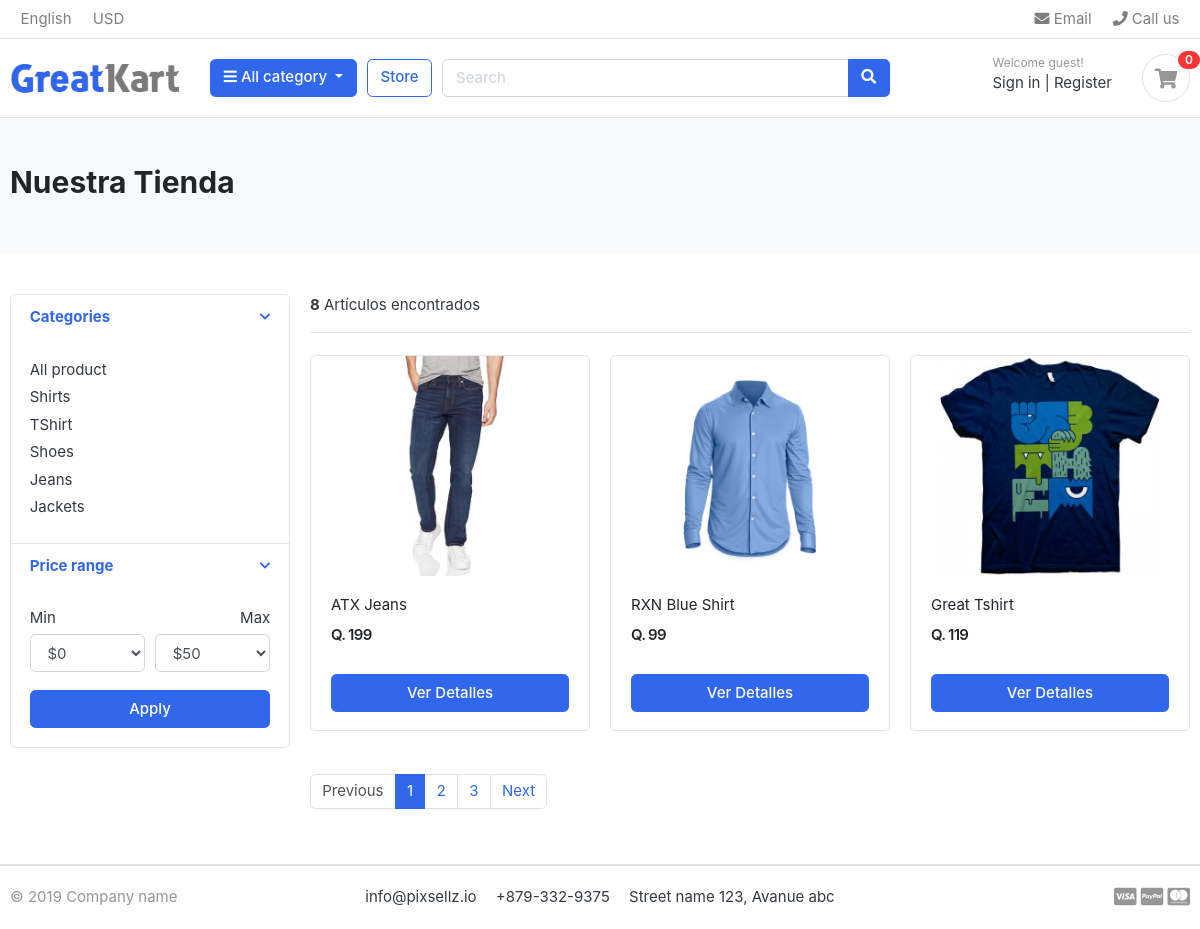
/store/, run on the app's committed database.
### category/models.py (models this page shows, shortened)
class Category(models.Model):
    category_name = models.CharField(max_length=50, unique=True)
    slug = models.SlugField(max_length=100, unique=True)
    description = models.TextField(max_length=255, blank=True)
    cat_image = models.ImageField(upload_to='photos/categories', blank=True)
    class Meta:
        verbose_name = 'category'
        verbose_name_plural = 'categories'
    def get_url(self):
        return reverse('products_by_category', args = [self.slug])

### store/models.py (models this page shows, shortened)
class Product(models.Model):
        product_name    = models.CharField(max_length=200, unique=True)
        slug            = models.SlugField(max_length=200, unique=True)
        description     = models.TextField(max_length=500, blank=True)
        price           = models.IntegerField()
        images          = models.ImageField(upload_to='photos/products')
        stock           = models.IntegerField()
        is_available    = models.BooleanField(default=True)
        category        = models.ForeignKey(Category, on_delete= models.CASCADE)
        created_date    = models.DateTimeField(auto_now_add=True)
        modified_date   = models.DateTimeField(auto_now=True)
        def get_url(self):
                return reverse('product_details', args=[self.category.slug, self.slug])

### store/views.py (the view)
# urls.py: path('store/',  include('store.urls')),
def store(request, category_slug=None):
    categories = None
    products = None
    if category_slug != None:
        categories = get_object_or_404(Category, slug=category_slug)
        products = Product.objects.filter(category=categories, is_available=True)
        paginator = Paginator(products, 1)
        page = request.GET.get('page')
        paged_products = paginator.get_page(page)
        product_count = products.count()
        product_count = products.count()
    else:
        products = Product.objects.all().filter(is_available=True).order_by('id')
        paginator = Paginator(products, 3)
        page = request.GET.get('page')
        paged_products = paginator.get_page(page)
        product_count = products.count()
    context = {
        'products': paged_products,
        'product_count': product_count,
    }
    return render(request, 'store/store.html', context)

### carts/context_processors.py (called while the page is built)
def counter(request):
    cart_count = 0
    if 'admin' in request.path:
        return {}
    else:
        try:
            cart = Cart.objects.filter(cart_id=_cart_id(request))
            cart_items = CartItem.objects.all().filter(cart=cart[:1])
            for cart_item in cart_items:
                cart_count += cart_item.quantity
        except Cart.DoesNotExist:
            cart_count = 0
    return dict(cart_count=cart_count)

### carts/views.py (called while the page is built)
def _cart_id(request):
    cart = request.session.session_key
    if not cart:
        cart = request.session.create()
    return cart

### category/context_processors.py (called while the page is built)
def menu_links(request):
        links = Category.objects.all()
        return dict(links=links)

### templates/store/store.html (shortened to what this page needs)
{% extends 'base.html' %}
{% load static %}
{% block content %}
<section class="section-pagetop bg">
    <div class="container">
        {%  if 'search' in request.path %}
            <h2 class="title-page">Resultado de la búsqueda</h2>
        {% else %}
            <h2 class="title-page">Nuestra Tienda</h2>
        {% endif %}
    </div>
    </section>
<section class="section-content padding-y">
    <div class="container">
    <div class="row">
        <aside class="col-md-3">
    <div class="card">
        <article class="filter-group">
            <header class="card-header">
                <a href="#" data-toggle="collapse" data-target="#collapse_1" aria-expanded="true" class="">
                    <i class="icon-control fa fa-chevron-down"></i>
                    <h6 class="title">Categories</h6>
                </a>
            </header>
            <div class="filter-content collapse show" id="collapse_1">
                <div class="card-body">
                    <ul class="list-menu">
                        <li><a href="{%url 'store' %}">All product</a></li>
                    {%for category in links%}
                        <li><a href="{{category.get_url}}">{{category.category_name}}</a></li>
                    {%endfor%}
                    </ul>
                </div>
            </div>
        </article>
        <article class="filter-group">
            <header class="card-header">
                <a href="#" data-toggle="collapse" data-target="#collapse_3" aria-expanded="true" class="">
                    <i class="icon-control fa fa-chevron-down"></i>
                    <h6 class="title">Price range </h6>
                </a>
            </header>
            <div class="filter-content collapse show" id="collapse_3">
                <div class="card-body">
                    <div class="form-row">
                    <div class="form-group col-md-6">
                      <label>Min</label>
                          <select class="mr-2 form-control">
                            <option value="0">$0</option>
                        </select>
                    </div>
                    <div class="form-group text-right col-md-6">
                      <label>Max</label>
                          <select class="mr-2 form-control">
                            <option value="50">$50</option>
                        </select>
                    </div>
                    </div>
                    <button class="btn btn-block btn-primary">Apply</button>
                </div>
            </div>
        </article>
    </div>
        </aside>
        <main class="col-md-9">
    <header class="border-bottom mb-4 pb-3">
            <div class="form-inline">
                <span class="mr-md-auto"><b>{{ product_count }}</b> Artículos encontrados </span>
            </div>
    </header>
    <div class="row">
        {% if products %}
        {% for product in products %}
        <div class="col-md-4">
            <figure class="card card-product-grid">
                <div class="img-wrap">
                    <a href="{{product.get_url}}"><img src="{{ product.images.url }}"></a>
                </div>
                <figcaption class="info-wrap">
                    <div class="fix-height">
                        <a href="{{product.get_url}}" class="title">{{ product.product_name }}</a>
                        <div class="price-wrap mt-2">
                            <span class="price">Q. {{ product.price }}</span>
                        </div>
                    </div>
                    <a href="{{ product.get_url }}" class="btn btn-block btn-primary">Ver Detalles </a>
                </figcaption>
            </figure>
        </div>
        {% endfor %}
        {% else %}
        <div>
            <h2>No se ha encontrado ningún resultado. Intente nuevamente.</h2>
        </div>
        {% endif %}
    </div>
    <nav class="mt-4" aria-label="Page navigation sample">
        {% if products.has_other_pages %}
      <ul class="pagination">
        {% if products.has_previous %}
        <li class="page-item"><a class="page-link" href="?page={{products.previous_page_number}}">Previous</a></li>
        {% else %}
        <li class="page-item disabled"><a class="page-link" href="#">Previous</a></li>
        {% endif %}
        {% for i in products.paginator.page_range %}
            {% if products.number == i %}
                <li class="page-item active"><a class="page-link" href="#">{{i}}</a></li>
                {% else %}
                <li class="page-item"><a class="page-link" href="?page={{i}}">{{i}}</a></li>
                 {% endif %}
            {% endfor %}
        {% if products.has_next %}
        <li class="page-item"><a class="page-link" href="?page={{products.next_page_number}}">Next</a></li>
        {% else %}
            <li class="page-item disabled"><a class="page-link" href="#">Next</a></li>
        {% endif %}
    </ul>
      {% endif %}
    </nav>
        </main>
    </div>
    </div>
    </section>
{% endblock %}

### static/css/ui.css (style rules this page uses)
html { font-family: "Inter", sans-serif; font-size: 15px; }
.img-wrap { text-align: center; display: block; }
.img-wrap img { max-width: 100%; }
.price-wrap { letter-spacing: -0.7px; }
.padding-y { padding-top: 40px; padding-bottom: 40px; }
figure { margin-bottom: 0; }
article:after, .form-group:after { display: block; clear: both; content: ""; }
.bg { background-color: #f8f9fa; }
.title-page { color: #212529; }
[class*=list-] li:after { visibility: hidden; display: block; content: ""; overflow: hidden; height: 0; clear: both; }
.list-menu { list-style: none; margin: 0; padding-left: 0; }
.list-menu li { margin-bottom: 5px; }
.list-menu a { color: #343a40; }
[class*=card-product] a.title { color: #212529; display: block; }
[class*=card-product] .img-wrap { overflow: hidden; position: relative; }
[class*=card-product] .img-wrap img { height: 100%; max-width: 100%; width: auto; display: inline-block; -o-object-fit: cover; object-fit: cover; }
.card-product-grid { margin-bottom: 20px; }
.card-product-grid .img-wrap { border-radius: 0.2rem 0.2rem 0 0; height: 220px; }
.card-product-grid .info-wrap { overflow: hidden; padding: 18px 20px; }
.card-product-grid .fix-height { height: 80px; overflow: hidden; }
.card .img-wrap { overflow: hidden; }
.price { font-weight: 600; color: #212529; }
.icon-control { margin-top: 5px; float: right; font-size: 80%; }
.card-header .title { margin-bottom: 0; line-height: 1.5; }
.filter-group { border-bottom: 1px solid #e4e4e4; }
.filter-group .card-header { border-bottom: 0; }
.filter-group:last-child { border-bottom: 0; }
.section-pagetop { padding: 45px 0; }

### data on the page
Category: category_name "Shirts"
Category: category_name "TShirt"
Category: category_name "Shoes"
Category: category_name "Jeans"
Category: category_name "Jackets"
Product: images (picture), product_name "ATX Jeans", price "199"
Product: images (picture), product_name "RXN Blue Shirt", price "99"
Product: images (picture), product_name "Great Tshirt", price "119"

### other printed values
{{ cart_count }} "0"
{{ product_count }} "8"
{{ i }} "1"
{{ i }} "2" "3"
